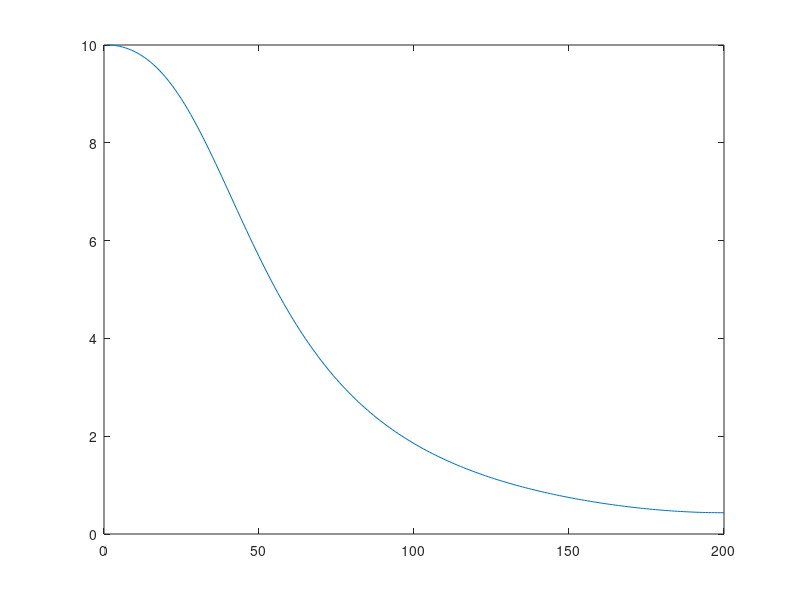
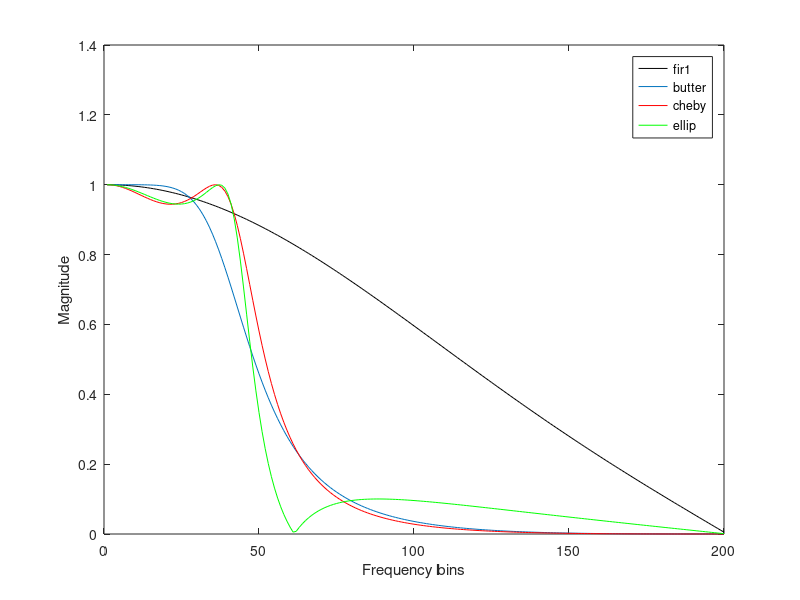
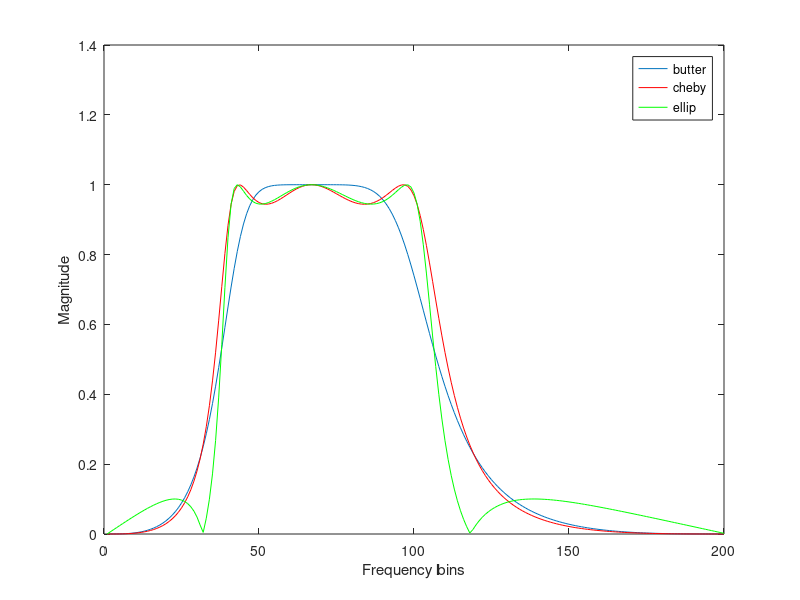

Reproduce these figures in MATLAB, in order.
clc;
clear;

%A systems transfer function H(z) evaluated around the 'unit circle' is a measure of a systems frequency response since H(w) is a subset of H(z). On a pole-zero diagram the unit circle occurs at values of
%, where   corresponds to the frequency which has a normalised range of 0 to   radians/sample (or 0 to fs/2 Hz).
%Using an earlier example, a system with b coefficients at 1 and 2; and a coefficients at 1, -1 and 0.3 will have a transfer function given by:
%The following evaluates this expression for 200 points around the unit circle i.e. theta is varied from 0 to pi in steps of pi/(200-1);
  
theta = 0 : pi/(200-1) : pi;
z = exp(j*theta);
H = (z + 2)./(z.^2 -z + 0.3);
%compare with freqz evaluated for 200 bins
b = [1 2];
a = [1 -1 0.3];
H2 = freqz(b,a, 200); 
figure;plot(abs(H));
hold on 
figure;plot(abs(H2),'rx') 
hold off



%Low pass filter, cutoff 0.2 rads/sample, 3rd order. Designed using 3 different IIR design techniques, and an FIR technique. 
%From the plots below it can be seen that Butterworth is maximally flat i.e. no ripple in the passband; 
%chebyshev has ripple in the passband but none in the stopband; while elliptical has ripple in both the stopband and passband. 
%With some application ripple may or may not be allowed. The benefit of allowing ripple is that the cutoff can be much sharper (with a corresponding trade-off in time-domain response).
%The FIR filter provides the worst response in terms of roll-off rate.
%The order specifies the maximum number of b and a coefficients returned. Compare the two band pass filters below; the 6th order achieves a response that has much sharper cutoff

[b_fir1] = fir1(3, 0.2);
[b_butter, a_butter] = butter(3, 0.2);
[b_cheby, a_cheby] = cheby1(3, 0.5, 0.2); % 0.5 paramter specfies passband ripple 
[b_ellip, a_ellip] = ellip(3,0.5, 20, 0.2); % 20 parameter specifies stopband ripple
H_fir1 = freqz(b_fir1, 1, 200);
H_butter = freqz(b_butter, a_butter, 200);
H_cheby = freqz(b_cheby, a_cheby, 200);
H_ellip = freqz(b_ellip, a_ellip,200); 
plot(abs(H_fir1),'k')
hold on
plot(abs(H_butter))
plot(abs(H_cheby), 'r'); 
plot(abs(H_ellip), 'g');
xlabel('Frequency bins'); 
ylabel('Magnitude'); 
legend('fir1','butter', 'cheby', 'ellip') 
hold off




[b_butter, a_butter] = butter(3, [0.2 0.5]);
[b_cheby, a_cheby] = cheby1(3, 0.5, [0.2 0.5]); % 0.5 paramter specfies passband ripple 
[b_ellip, a_ellip] = ellip(3,0.5, 20, [0.2 0.5]); % 20 parameter specifies stopband ripple
H_butter = freqz(b_butter, a_butter, 200); 
H_cheby = freqz(b_cheby, a_cheby, 200); 
H_ellip = freqz(b_ellip, a_ellip,200); 
figure;plot(abs(H_butter))
hold on
plot(abs(H_cheby), 'r'); 
plot(abs(H_ellip), 'g'); 
xlabel('Frequency bins'); 
ylabel('Magnitude'); 
legend('butter', 'cheby', 'ellip') 
hold off




